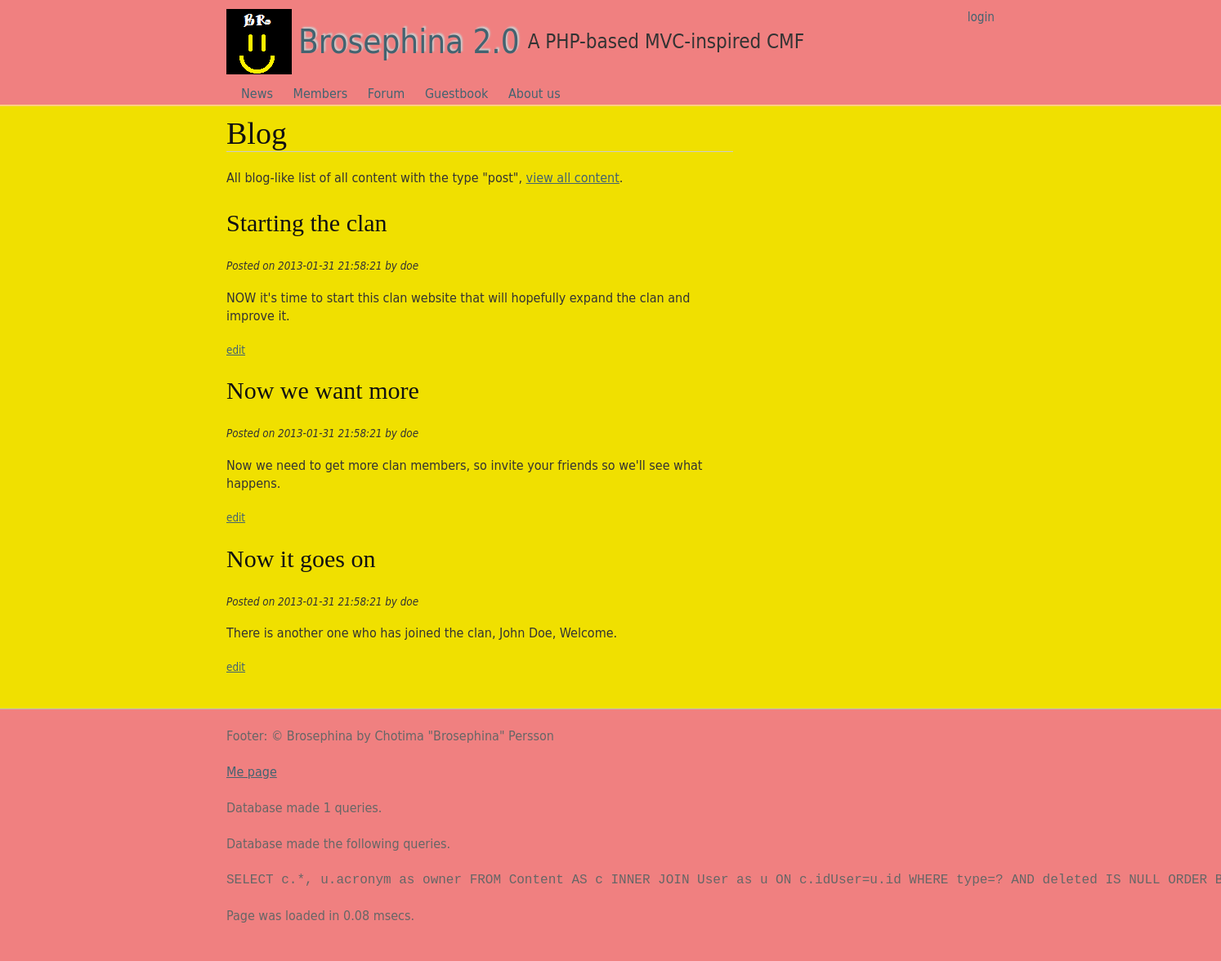
Page /blog on the committed database.
### tables this page shows
CREATE TABLE Content (id INTEGER PRIMARY KEY, key TEXT KEY, type TEXT, title TEXT, data TEXT, filter TEXT, idUser INT, created DATETIME default (datetime('now')), updated DATETIME default NULL, deleted DATETIME default NULL, FOREIGN KEY(idUser) REFERENCES User(id));

CREATE TABLE User (id INTEGER PRIMARY KEY, acronym TEXT KEY, name TEXT, email TEXT, algorithm TEXT, salt TEXT, password TEXT, created DATETIME default (datetime('now')), updated DATETIME default NULL);

### index.php (called while the page is built, shortened)
<?php
require(Brosephina_INSTALL_PATH.'/src/bootstrap.php');
$br = CBrosephina::Instance();
$br->FrontControllerRoute();
$br->ThemeEngineRender();

### src/bootstrap.php (called while the page is built, shortened)
<?php
function autoload($aClassName) {
  $classFile = "/src/{$aClassName}/{$aClassName}.php";
	$file1 = Brosephina_SITE_PATH . $classFile;
	$file2 = Brosephina_INSTALL_PATH . $classFile;
}
function htmlent($str, $flags = ENT_COMPAT) {
  return htmlentities($str, $flags, CBrosephina::Instance()->config['character_encoding']);
}
function makeClickable($text) {
  return preg_replace_callback(
    '#\bhttps?://[^\s()<>]+(?:\([\w\d]+\)|([^[:punct:]\s]|/))#',
    create_function(
      '$matches',
      'return "<a href=\'{$matches[0]}\'>{$matches[0]}</a>";'
    ),
    $text
  );
}

### src/CRequest/CRequest.php (called while the page is built, shortened)
<?php
class CRequest {
	public function __construct($urlType=0) {
    $this->cleanUrl       = $urlType= 1 ? true : false;
	}
   public function CreateUrl($url=null, $method=null, $arguments=null) {
		if(!empty($url) && (strpos($url, '://') || $url[0] == '/')) {
			return $url;
		}
    $prepend = $this->base_url;
    $url = trim($url, '/');
    $method = empty($method) ? null : '/' . trim($method, '/');
    $arguments = empty($arguments) ? null : '/' . trim($arguments, '/');
    return $prepend . rtrim("$url$method$arguments", '/');
  }
  public function Init($baseUrl = null, $routing=null) {
    $scriptName = $_SERVER['SCRIPT_NAME'];
    $currentUrl = $this->GetCurrentUrl();
    $parts 	    = parse_url($currentUrl);
    $baseUrl 		= !empty($baseUrl) ? $baseUrl : "{$parts['scheme']}://{$parts['host']}" . (isset($parts['port']) ? ":{$parts['port']}" : '') . rtrim(dirname($scriptName), '/');
    $this->base_url 	  = rtrim($baseUrl, '/') . '/';
  }
	public function GetCurrentUrl() {
    $url = "http";
    $url .= (@$_SERVER["HTTPS"] == "on") ? 's' : '';
    $url .= "://";
    $serverPort = ($_SERVER["SERVER_PORT"] == "80") ? '' :
    (($_SERVER["SERVER_PORT"] == 443 && @$_SERVER["HTTPS"] == "on") ? '' : ":{$_SERVER['SERVER_PORT']}");
    $url .= $_SERVER["SERVER_NAME"] . $serverPort . htmlspecialchars($_SERVER["REQUEST_URI"]);
		return $url;
	}
}

### src/CDatabase/CDatabase.php (called while the page is built, shortened)
<?php
class CDatabase {
  private $db = null;
  public function __construct($dsn, $username = null, $password = null, $driver_options = null) {
    $this->db = new PDO($dsn, $username, $password, $driver_options);
    $this->db->SetAttribute(PDO::ATTR_ERRMODE, PDO::ERRMODE_EXCEPTION);
  }
  public function ExecuteSelectQueryAndFetchAll($query, $params=array()){
    $this->stmt = $this->db->prepare($query);
    $this->stmt->execute($params);
    return $this->stmt->fetchAll(PDO::FETCH_ASSOC);
  }
}

### src/CMContent/CMContent.php (called while the page is built, shortened)
<?php
class CMContent extends CObject implements IHasSQL, ArrayAccess, IModule {
  public static function SQL($key=null, $args=null){
		$order_order = isset($args['order-order']) ? $args['order-order'] : 'ASC';
		$order_by = isset($args['order-by']) ? $args['order-by'] : 'id';
		$limit = isset($args['limit']) ? 'LIMIT '.$args['limit'] : '';
		$queries = array(
			'drop table content'	=> "DROP TABLE IF EXISTS Content;",
			'drop table comments'	=> "DROP TABLE IF EXISTS ContentComments;",
			'create table content'	=> "CREATE TABLE IF NOT EXISTS Content (id INTEGER PRIMARY KEY, key TEXT KEY, type TEXT, title TEXT, data TEXT, filter TEXT, idUser INT, created DATETIME default (datetime('now')), updated DATETIME default NULL, deleted DATETIME default NULL, FOREIGN KEY(idUser) REFERENCES User(id));",
			'create table comments'	=> "CREATE TABLE IF NOT EXISTS ContentComments (id INTEGER PRIMARY KEY, data TEXT, idContent INT, created DATETIME default (datetime('now')), updated DATETIME default NULL, deleted DATETIME default NULL, FOREIGN KEY(idContent) REFERENCES Content(id));",
			'insert content'	=> 'INSERT INTO Content (key,type,title,data,filter,idUser) VALUES (?,?,?,?,?,?);',
			'insert comment'	=> 'INSERT INTO ContentComments (data,idContent) VALUES (?,?);',
			'select * by id'	=> "SELECT c.*, u.acronym as owner FROM Content AS c INNER JOIN User as u ON c.idUser=u.id WHERE c.id=? AND deleted IS NULL;",
			'select * by key'	=> "SELECT c.*, u.acronym as owner FROM Content AS c INNER JOIN User as u ON c.idUser=u.id WHERE c.key=? AND deleted IS NULL ORDER BY {$order_by} {$order_order} {$limit};",
			'select * by type'	=> "SELECT c.*, u.acronym as owner FROM Content AS c INNER JOIN User as u ON c.idUser=u.id WHERE type=? AND deleted IS NULL ORDER BY {$order_by} {$order_order} {$limit};",
			'select *'		=> "SELECT c.*, u.acronym as owner FROM Content AS c INNER JOIN User as u ON c.idUser=u.id WHERE deleted IS NULL ORDER BY {$order_by} {$order_order} {$limit};",
			'select comments'	=> 'SELECT * FROM ContentComments WHERE idContent=? ORDER BY created DESC;',
			'update content'	=> "UPDATE Content SET key=?, type=?, title=?, data=?, filter=?, updated=datetime('now') WHERE id=?;",
			'update content as deleted' => "UPDATE Content SET deleted=datetime('now') WHERE id=?;",
		);
		return $queries[$key];
	}
 public function ListAll($args=null) {
    try {
      if(isset($args) && isset($args['type'])) {
        return $this->db->ExecuteSelectQueryAndFetchAll(self::SQL('select * by type', $args), array($args['type']));
      } else {
        return $this->db->ExecuteSelectQueryAndFetchAll(self::SQL('select *', $args));
      }
    } catch(Exception $e) {
      echo $e;
      return null;
    }
  }
  public static function Filter($data, $filter) {
    switch($filter) {
      case 'plain':
      default: $data = nl2br(makeClickable(htmlEnt($data))); break;
    }
    return $data;
  }
}

### src/CCBlog/CCBlog.php (called while the page is built, shortened)
<?php
class CCBlog extends CObject implements IController {
  public function Index() {
    $content = new CMContent();
    $this->views->SetTitle('Blog');
    $this->views->AddInclude(__DIR__ . '/index.tpl.php', array(
                  'contents' => $content->ListAll(array('type'=>'post', 'order-by'=>'title', 'order-order'=>'DESC')),
                ));
  }
}

### src/CCBlog/index.tpl.php (the view)
<h1>Blog</h1>
<p>All blog-like list of all content with the type "post", <a href='<?=create_url("content")?>'>view all content</a>.</p>
<?php if($contents != null):?>
  <?php foreach($contents as $val):?>
    <h2><?=esc($val['title'])?></h2>
    <p class='smaller-text'><em>Posted on <?=$val['created']?> by <?=$val['owner']?></em></p>
    <p><?=filter_data($val['data'], $val['filter'])?></p>
    <p class='smaller-text silent'><a href='<?=create_url("content/edit/{$val['id']}")?>'>edit</a></p>
  <?php endforeach; ?>
<?php else:?>
  <p>No posts exists.</p>
<?php endif;?>

### src/CViewContainer/CViewContainer.php (shortened to what this page needs)
<?php
class CViewContainer {
	private $views = array();
  public function AddInclude($file, $variables=array(), $region='default') {
    $this->views[$region][] = array('type' => 'include', 'file' => $file, 'variables' => $variables);
    return $this;
  }
  public function AddString($string, $variables=array(), $region='default') {
    $this->views[$region][] = array('type' => 'string', 'string' => $string, 'variables' => $variables);
    return $this;
  }
  public function Render($region='default') {
    if(!isset($this->views[$region])) return;
    foreach($this->views[$region] as $view) {
      switch($view['type']) {
        case 'include': if(isset($view['variables'])) extract($view['variables']); include($view['file']); break;
        case 'string':  if(isset($view['variables'])) extract($view['variables']); echo $view['string']; break;
      }
    }
  }
}

### site/themes/mytheme/style.css (style rules this page uses)
html { background-color:#F08080; }
body { background-color:#f0e000; }
a { color:#436370 }

### themes/grid/style.css (style rules this page uses)
html, body, div, span, applet, object, iframe, h1, h2, h3, h4, h5, h6, p, blockquote, pre, a, abbr, acronym, address, big, cite, code, del, dfn, em, img, ins, kbd, q, s, samp, small, strike, strong, sub, sup, tt, var, b, u, i, center, dl, dt, dd, ol, ul, li, fieldset, form, label, legend, table, caption, tbody, tfoot, thead, tr, th, td, article, aside, canvas, details, embed, figure, figcaption, footer, header, hgroup, menu, nav, output, ruby, section, summary, time, mark, audio, video { margin:0; padding:0; border:0; font-size:100.01%; font:inherit; vertical-align:baseline; }
body { line-height:1; }
body { width:100%; *zoom:1; }
body:before, body:after { content:""; display:table; }
body:after { clear:both; }
body { color:#222222; font:100.01% / 1.375 Frutiger, "Frutiger Linotype", Univers, Calibri, "Gill Sans", "Gill Sans MT", "Myriad Pro", Myriad, "DejaVu Sans Condensed", "Liberation Sans", "Nimbus Sans L", Tahoma, Geneva, "Helvetica Neue", Helvetica, Arial, sans-serif; }
h1 { font-weight:normal; color:#111111; margin-bottom:22px; font-family:Cambria, Georgia, Times, 'Times New Roman', serif; font-size:2.375em; line-height:1.1579; border-bottom:1px solid #cccccc; margin-bottom:21px; }
h2 { font-weight:normal; color:#111111; margin-bottom:22px; font-family:Cambria, Georgia, Times, 'Times New Roman', serif; font-size:1.875em; line-height:1.4667; }
p { margin-bottom:1.375em; }
a { color:#660000; text-decoration:underline; }
em, dfn { font-style:italic; }
html { background-color:#eeeeee; overflow:-moz-scrollbars-vertical; overflow-y:scroll; }
body { margin:0; padding:0; color:#333333; background-color:#ffffff; }
a { color:inherit; }
.smaller-text { font-size:smaller; }
.silent { color:#999999; }

### rows in the picture
content: title "Starting the clan", created "2013-01-31 21:58:21", idUser.acronym "doe", data "NOW it's time to start this clan website that will hopefully expand the clan and improve it."
content: title "Now we want more", created "2013-01-31 21:58:21", idUser.acronym "doe", data "Now we need to get more clan members, so invite your friends so we'll see what happens."
content: title "Now it goes on", created "2013-01-31 21:58:21", idUser.acronym "doe", data "There is another one who has joined the clan, John Doe, Welcome."

### other values in the picture
$header "Brosephina 2.0"
$slogan "A PHP-based MVC-inspired CMF"
$val['label'] "News"
$val['label'] "Members"
$val['label'] "Forum"
$val['label'] "Guestbook"
$val['label'] "About us"
$footer "Footer: © Brosephina by Chotima \"Brosephina\" Persson Me page"
$br->db->GetNumQueries() "1"
implode('<br/><br/>', $queries) "SELECT c.*, u.acronym as owner FROM Content AS c INNER JOIN User as u ON c.idUser=u.id WHERE type=? AND deleted IS NULL ORDER…"
